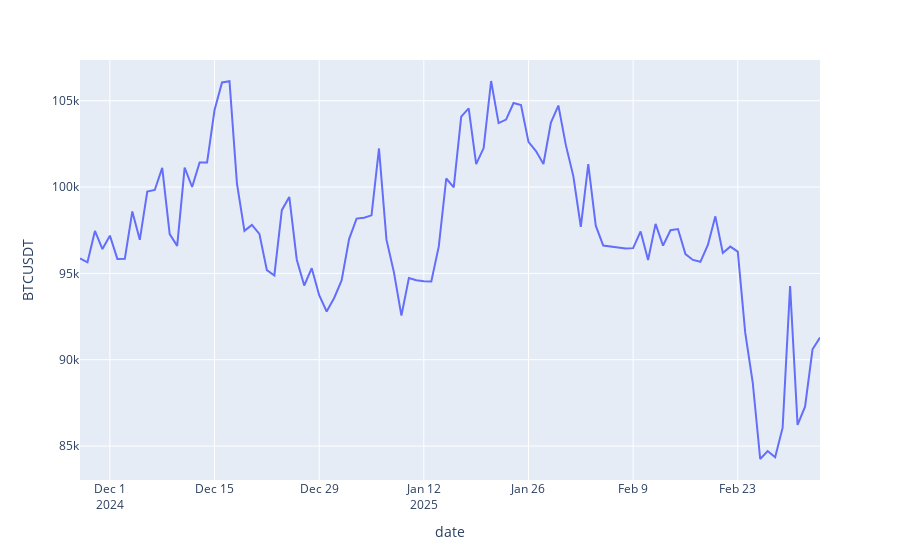

Source (notebook cell):
### Markdown cell above
### Plotting data results:

### Code cell
import plotly.express as px
px.line(df, x='date', y='BTCUSDT')
